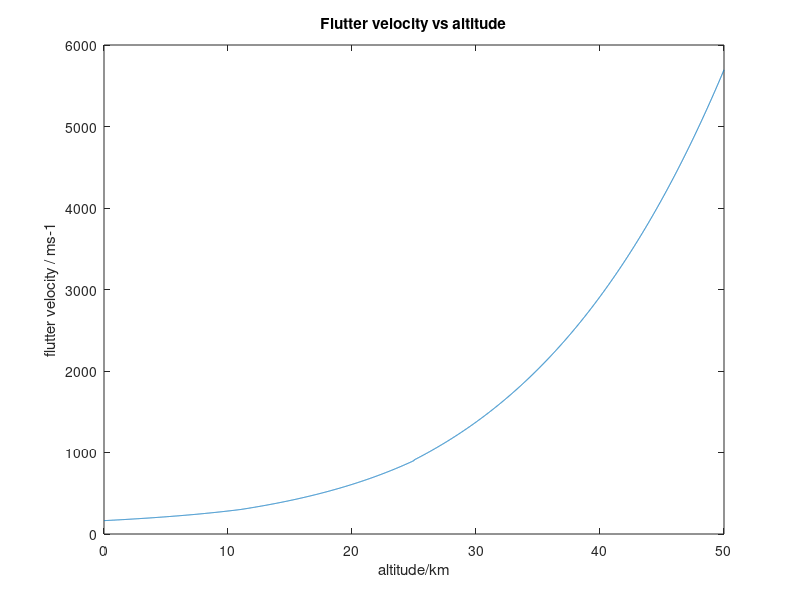

This chart was generated by the following MATLAB code:
% Shear Modulus
G = 2.62 * 10^9;

%%%%%%%%%%%%%%%%%%%%% Fin dimensions %%%%%%%%%%%%%%%%%%%%%%
%all values in cm

%root chord
cr = 20;
%tip chord
ct = 10;
%semi span
b = 10;
%thickness
t = 0.2;

%%%%%%%%%%%%%%%%%   Derived dimensions %%%%%%%%%%%%%%%%%%%%%%%

%Area
S = 0.5 * (cr + ct) * b;
% Aspect ratio
Ra = b*b / S;
% Taper ratio
k = ct / cr;

%%%%%%%%%%%%%% Derive sound velocity and pressure for different altitudes %%%%%%%%%%%%%

%altitude matrix;
z = 0:10:50000;
z_km = z./1000;

N = size(z, 2);

%pressure
P = zeros(1, N);
%local temperature
T = zeros(1, N);
%local speed of sound
a = zeros(1, N);

for i=1:N
    % Troposphere
    if(z(i) <= 11000) 
        T(i) = 15.04 - 0.00649 * z(i);
        P(i) = 1000 * 101.29 * ( (T(i) + 273.1)/288.08 )^5.256;
    end
    
    %Lower Stratosphere
    if( (z(i) > 11000) && (z(i) <= 25000) )
        T(i) = -56.46;
        P(i) = 1000 * 22.65 * exp(1.73 - 0.000157 * z(i));
    end
    
    %Upper Stratosphere
    if( z(i) > 25000 ) 
        T(i)  =-131.21 + 0.00299 * z(i);
        P(i) = 1000 * 2.488 * ( (T(i) + 273.1) / 216.6 )^-11.388;
    end
    
    %from Hyperphysics
    a(i) = 331.3 * sqrt(1 + (T(i) / 273.15));
end

%%%%%%%%%%%  Calculate the flutter velocity %%%%%%%%%%%%%%%%%%%%%%%%%%

Vf = zeros(1, N);

for i = 1:N
    %intermediate values
    A = 1.337 * Ra^3 * P(i) * (k+1);
    B  = 2 * (Ra + 2) * (t/cr)^3;
    
    Vf(i) = a(i) * sqrt(G*B /A);
end

%%%%%%%%%%%%%%%%%% Plot %%%%%%%%%%%%%%%%%%%%%%%%%%%%%%%%%
figure
plot(z_km, Vf);

title('Flutter velocity vs altitude');
xlabel('altitude/km');
ylabel('flutter velocity / ms-1');




